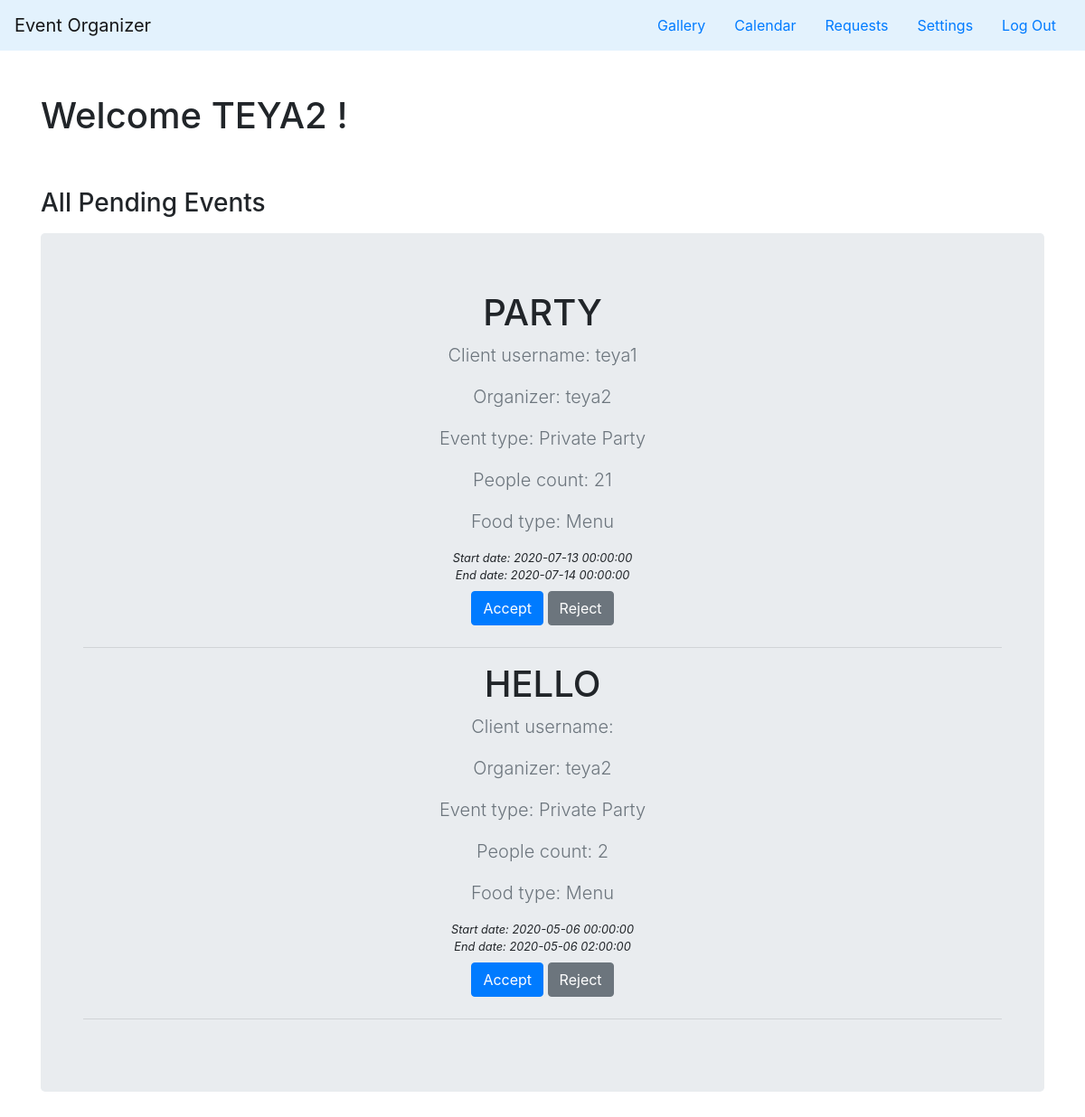
Page /admin/panel.php (signed in) on the earlier database version.
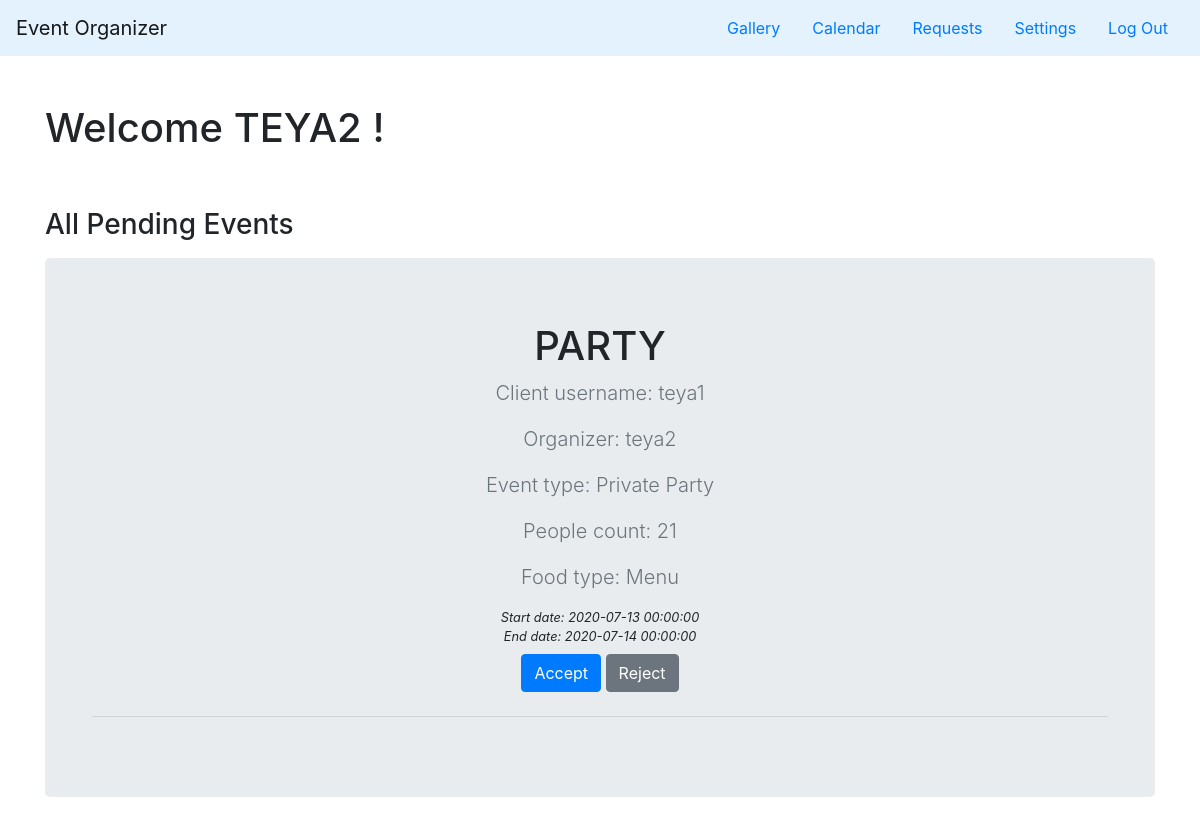
Same page on the later database version.
### tables this page shows
CREATE TABLE `requests` (
  `id` int(11) NOT NULL,
  `title` varchar(255) NOT NULL,
  `color` varchar(7) DEFAULT NULL,
  `client` varchar(255) NOT NULL,
  `organizer` varchar(255) DEFAULT NULL,
  `start` datetime NOT NULL,
  `end` datetime DEFAULT NULL,
  `eventType` varchar(255) DEFAULT NULL,
  `people` int(50) NOT NULL,
  `foodType` varchar(255) DEFAULT NULL,
  `description` varchar(255) NOT NULL
);

### includes/request.php (called while the page is built, shortened)
<?php
    function fetchAll($query){
        $db_host="localhost";
        $db_user="root";
        $db_password="";
        $db_name="autonexus";
        $con = $pdo = new PDO("mysql:host={$db_host};dbname={$db_name}",$db_user, $db_password);
        $stmt = $con->query($query);
        return $stmt->fetchAll();
    }
?>

### admin/panel.php (the view, shortened to what this page needs)
<?php
include("../includes/request.php");
$id = $_SESSION['user_login'];
$select_stmt = $pdo->prepare("SELECT * FROM users WHERE user_id=:uid");
$select_stmt->execute(array(":uid"=>$id));
$row=$select_stmt->fetch(PDO::FETCH_ASSOC);
?>
<html>
	<body>
		 <nav class="navbar navbar-light" style="background-color: #e3f2fd;">
    	 <a class="navbar-brand" href="../index.php">Event Organizer</a>
 			<ul class="nav">
			  <li class="nav-item">
			    <a class="nav-link " href="galery.php">Gallery</a>
			  </li>
			 <li class="nav-item">
			    <a class="nav-link " href="calendar.php">Calendar</a>
			  </li>
			  <li class="nav-item">
			    <a class="nav-link " href="panel.php">Requests</a>
			  </li>
			   <li class="nav-item">
			    <a class="nav-link " href="editAccountInfo.php">Settings</a>
			  </li>
			   <li class="nav-item">
			    <a class="nav-link " href="logout.php">Log Out</a>
			  </li>
			</ul>
		</nav>
		<div class="container">
		<?php if($row["type"] == "2"){
		?>
			<form action="panel.php" method="get">
				<br><br>
				<h1>Welcome <span style="text-transform: uppercase;"><?php echo $row['username']?></span> !</h1>
				<?php $name = $row['username']; ?>
				<br><br>
				<h3><label for="inputState">All Pending Events</label></h3>
				<section class="jumbotron text-center">
					<div class="container">
						<?php
							$query = "SELECT * FROM requests";
							if(count((array)fetchAll($query))>0){
								foreach((array)fetchAll($query) as $row){
									if( !strcmp($name, $row['organizer'])){
						?>
								<h1 class="jumbotron-heading"><?php echo $row['title'] ?></h1>
								<p class="lead text-muted">Client username: <?php echo $row['client'] ?></p>
								<p class="lead text-muted">Organizer: <?php echo $row['organizer'] ?></p>
								<p class="lead text-muted">Event type: <?php echo $row['eventType'] ?></p>
								<p class="lead text-muted">People count: <?php echo $row['people'] ?></p>
								<p class="lead text-muted">Food type: <?php echo $row['foodType'] ?></p>
								<small><i>Start date: <?php echo $row['start'] ?></i></small><br>
								<small><i>End date: <?php echo $row['end'] ?></i></small>
								<p>
									<a href="accept.php?id=<?php echo $row['id'] ?>" class="btn btn-primary my-2">Accept</a>
									<a href="reject.php?id=<?php echo $row['id'] ?>" class="btn btn-secondary my-2">Reject</a>
								</p>
								<hr>
						<?php
								}
							}
							}else{
									echo "No Pending Requests.";
							}
						?>
						</div>
					</section>
				</form>
			<?php
}
?>
		</div>
	</body>
</html>

Differences in the rows shown:
removed requests: title "HELLO", organizer "teya2", eventType "Private Party", people "2", foodType "Menu", start "2020-05-06 00:00:00", end "2020-05-06 02:00:00"
